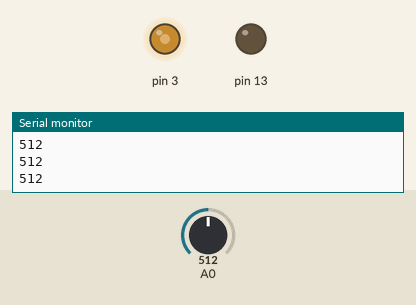
Simulated run of this sketch. Board: Arduino Uno, built with avr-gcc and run on an emulated ATmega328P. Parts: output pins drawn as LEDs (lit = HIGH), the last lines printed to the serial monitor. The test bench sets the inputs (shaded band); at power-on: A0 = 512.

Above: at 1.2 s.
1.3 s: A0 set to 716
At 2.2 s:
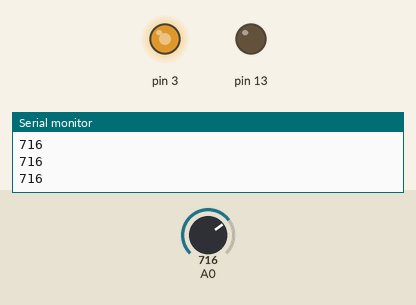
2.8 s: A0 set to 900
At 3.5 s:
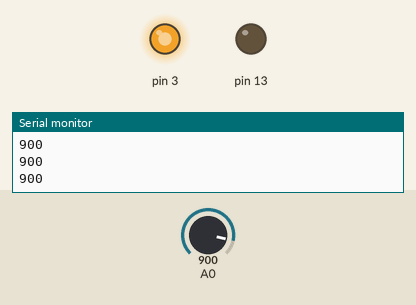
4.3 s: A0 set to 122
At 5.5 s:
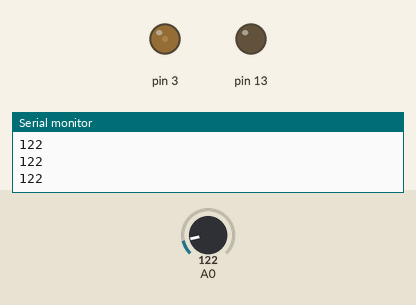
5.8 s: A0 set to 0
At 6.9 s:
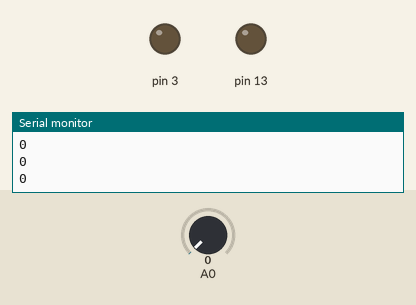
Timing chart, 0 to 8.3 s (numbered marks = the images above; inputs shaded):
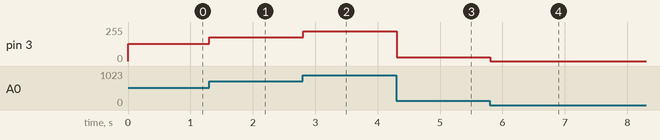

The sketch:

serialAndTarget.ino
```cpp
int val;

void setup() {
  pinMode( 13, OUTPUT );
  Serial.begin( 9600 );
}

void loop() {
  val = analogRead( 0 ); // 赤外線センサで読み込んだ値
  Serial.println( val );
  val = val >> 2;        // 2bitシフト
  analogWrite( 3, val ); // 結果をPWMPinの３番に反映
}
```

Measured:
- after the input at 1.3 s, pin 3: 128/255 → 179/255 at once
- after the input at 2.8 s, pin 3: 179/255 → 225/255 at once
- after the input at 4.3 s, pin 3: 225/255 → 30/255 at once
- after the input at 5.8 s, pin 3: 30/255 → 0/255 at once
